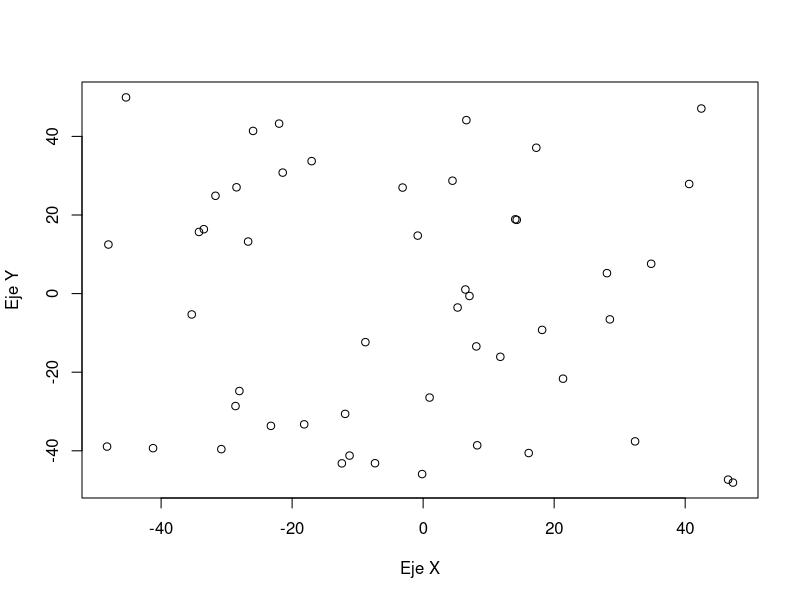
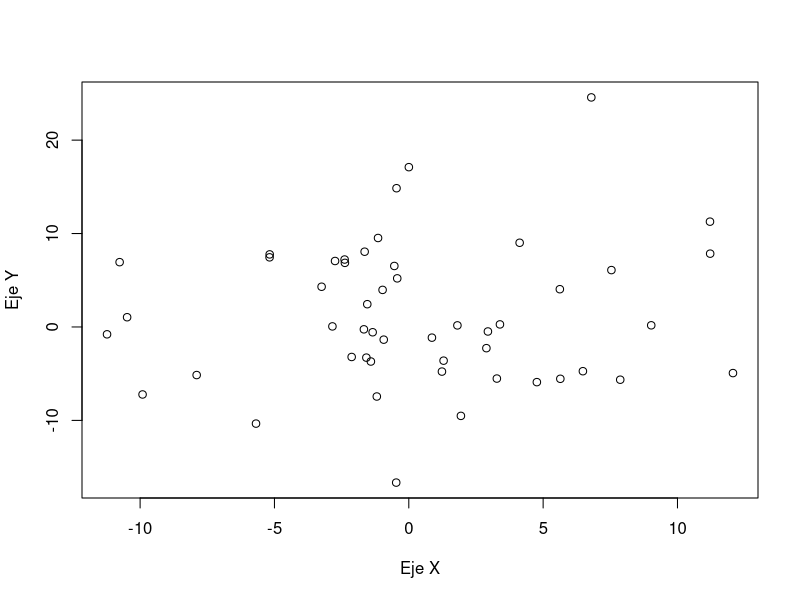
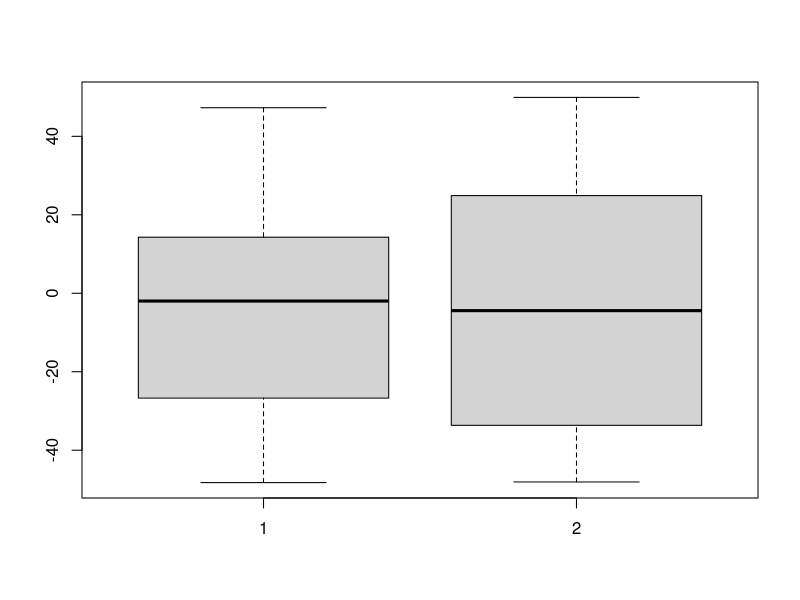
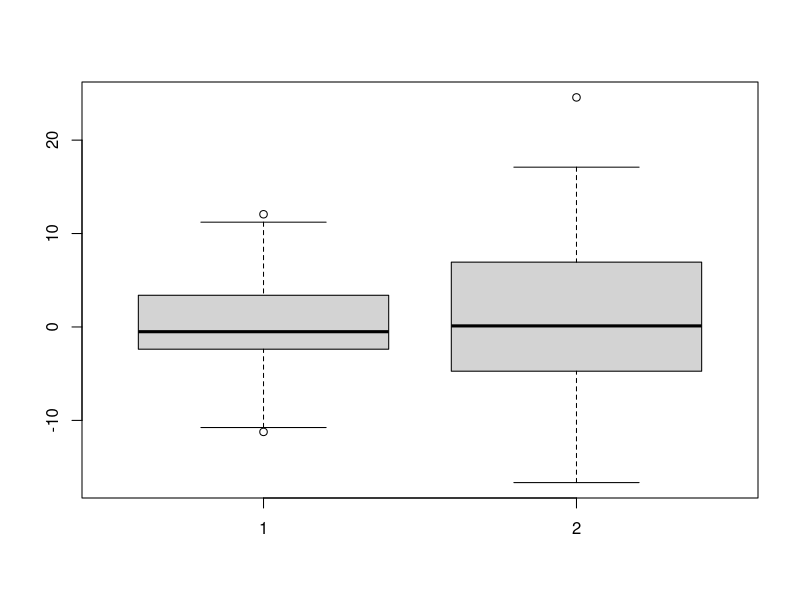
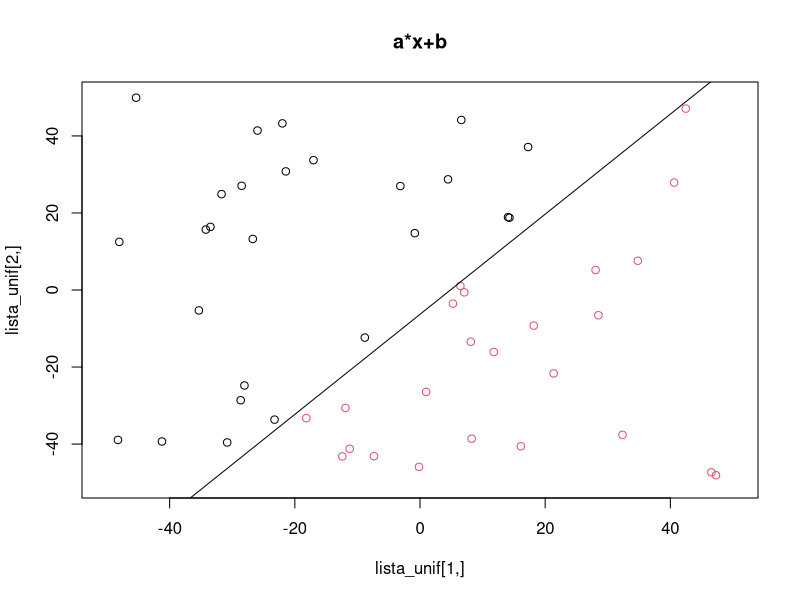
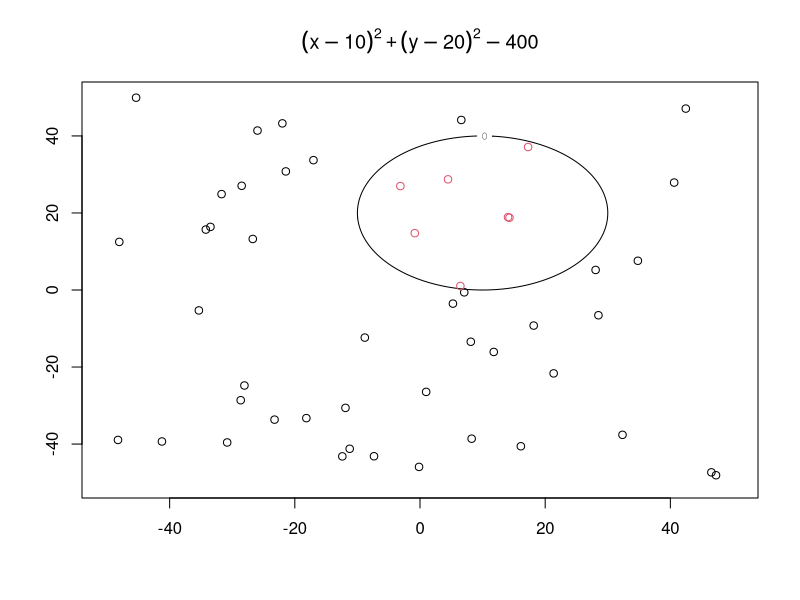
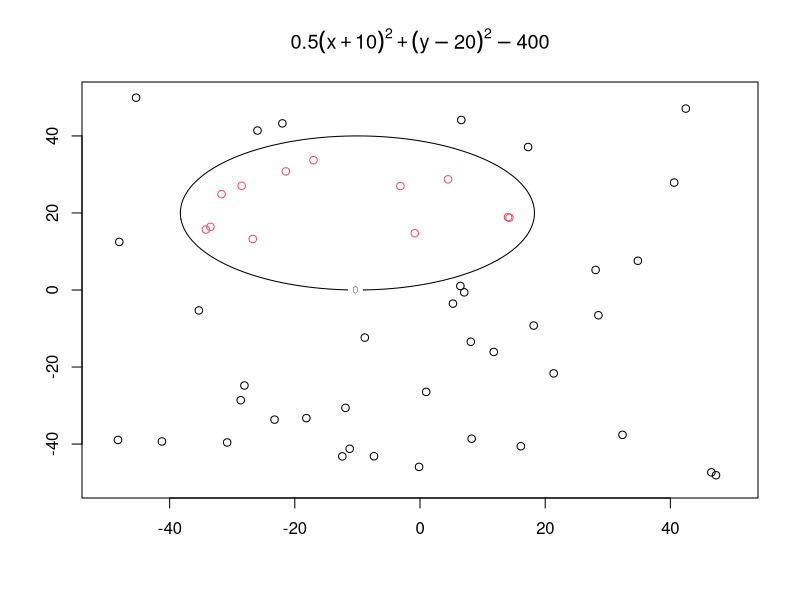
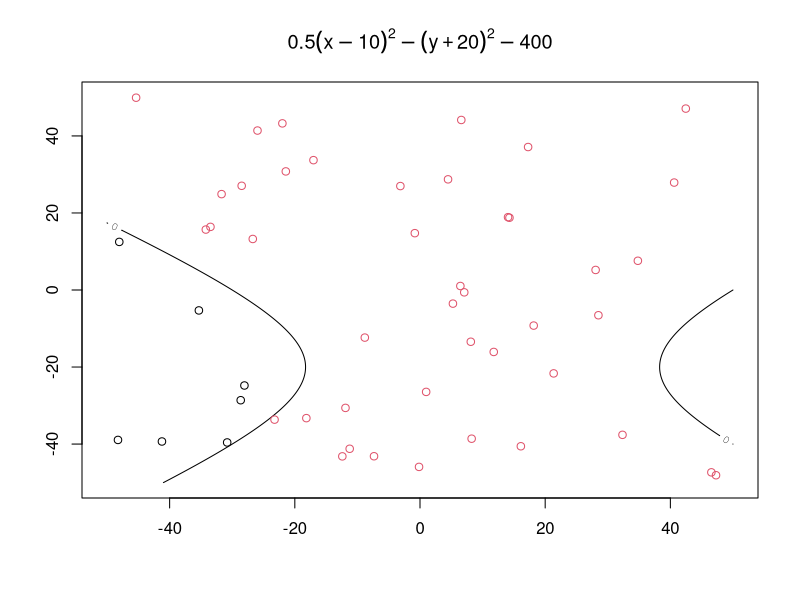

The R script that drew these images, in order:
## ---- chunk 1
simula_unif <- function(N, dim, rango){
  lista <- matrix(runif(N*dim, min =  rango[1], max = rango[2]), dim, N)
  return(lista)
}
## ---- chunk 2
simula_gauss <- function(N, dim, sigma){
  lista <- matrix(rnorm(N*dim, sd = sigma), dim, N)
  return(lista)
}
## ---- chunk 3
lista_unif <- simula_unif(50, 2, c(-50, 50))
lista_gauss <- simula_gauss(50, 2, c(5,7))
## ---- chunk 4
plot(lista_unif[1,], lista_unif[2,], xlab="Eje X", ylab="Eje Y")
plot(lista_gauss[1,],lista_gauss[2,], xlab="Eje X", ylab="Eje Y")
## ---- chunk 5
boxplot(lista_unif[1,],lista_unif[2,])
boxplot(lista_gauss[1,],lista_gauss[2,])

## ---- chunk 6
simula_recta <- function(intervalo){
  puntos <- simula_unif(2,2,intervalo)
  a <- (puntos[2,2]-puntos[2,1])/(puntos[1,2]-puntos[1,1])
  b <- puntos[2,1] - a * puntos[1,1]
  return(c(a,b))
}
## ---- chunk 7
intervalo = c(-50, 50)
coefs <- simula_recta(intervalo)
a <- coefs[1]
b <- coefs[2]

f <- function(X){
  return(X[2] - a*X[1] -b)
}


etiqueta = apply(lista_unif, 2, function(X) sign(f(X)))

plot.new()
plot.window(xlim=c(-50,50), ylim=c(-50,50))
axis(1)
axis(2)
box()
title(main="a*x+b", ylab = "lista_unif[2,]", xlab = "lista_unif[1,]")
points(lista_unif[1,etiqueta==-1], lista_unif[2,etiqueta==-1], col = 2)
points(lista_unif[1,etiqueta==1], lista_unif[2,etiqueta==1])
abline(b,a)
## ---- chunk 8
f_1 <- function(X){
  return((X[1] - 10)^2 + (X[2] - 20)^2 - 400)
}

etiqueta_1 = apply(lista_unif, 2, function(X) f_1(X) > 0)

x <- seq(-50,50,length=1000)
y <- seq(-50,50,length=1000)
z <- outer(x,y,function(x,y) (x - 10)^2 + (y - 20)^2 - 400)

contour(x,y,z, levels=0, main=expression((x-10)^2 + (y-20)^2 - 400))
points(lista_unif[1,etiqueta_1], lista_unif[2,etiqueta_1])
points(lista_unif[1,!etiqueta_1], lista_unif[2,!etiqueta_1],col=2)
## ---- chunk 9
f_2 <- function(X){
  return(0.5*(X[1] + 10)^2 + (X[2] - 20)^2 - 400)
}

etiqueta_2 = apply(lista_unif, 2, function(X) sign(f_2(X)))

x <- seq(-50,50,length=1000)
y <- seq(-50,50,length=1000)
z <- outer(x,y,function(x,y) 0.5*(x + 10)^2 + (y - 20)^2 - 400)

contour(x,y,z, levels=0, main=expression(0.5(x + 10)^2 + (y - 20)^2 - 400))
points(lista_unif[1,etiqueta_2==1], lista_unif[2,etiqueta_2==1])
points(lista_unif[1,etiqueta_2==-1], lista_unif[2,etiqueta_2==-1],col=2)
## ---- chunk 10
f_3 <- function(X){
  return(0.5*(X[1] - 10)^2 - (X[2] + 20)^2 - 400)
}

etiqueta_3 = apply(lista_unif, 2, function(X) sign(f_3(X)))

x <- seq(-50,50,length=1000)
y <- seq(-50,50,length=1000)
z <- outer(x,y,function(x,y) 0.5*(x - 10)^2 - (y + 20)^2 - 400)

contour(x,y,z, levels=0, main=expression( 0.5*(x - 10)^2 - (y + 20)^2 - 400))
points(lista_unif[1,etiqueta_3==1], lista_unif[2,etiqueta_3==1])
points(lista_unif[1,etiqueta_3==-1], lista_unif[2,etiqueta_3==-1],col=2)
## ---- chunk 11
f_4 <- function(X){
  return(X[2] - 20*X[1]^2- 5*X[1] + 3)
}

etiqueta_4 = apply(lista_unif, 2, function(X) sign(f_4(X)))

x <- seq(-50,50,length=1000)
y <- seq(-50,50,length=1000)
z <- outer(x,y,function(x,y) y - 20*x^2 - 5*x + 3)

contour(x,y,z, levels=0, main=expression(y - 20*x^2 - 5*x + 3))
points(lista_unif[1,etiqueta_4==1], lista_unif[2,etiqueta_4==1])
points(lista_unif[1,etiqueta_4==-1], lista_unif[2,etiqueta_4==-1],col=2)
## ---- chunk 12
modify_rnd_bool_subvector <- function(v, perc = 0.1){
  mod_v <- v
  
  if( length(which(v == 1)) >= 10){
    to_change <- sample(which(v == 1), 0.1*length(which(v == 1)) )
    mod_v[to_change] = -1
  }
  
  if( length(which(v == -1)) >= 10){
    to_change <- sample(which(v == -1), 0.1*length(which(v == -1)) )
    mod_v[to_change] = 1
  }
  
  return(mod_v)
}
## ---- chunk 13
etiqueta_mod <- modify_rnd_bool_subvector(etiqueta)

plot.new()
plot.window(xlim=c(-50,50), ylim=c(-50,50))
axis(1)
axis(2)
box()
title(main="a*x+b", ylab = "lista_unif[2,]", xlab = "lista_unif[1,]")
points(lista_unif[1,etiqueta_mod==1], lista_unif[2,etiqueta_mod==1])
points(lista_unif[1,etiqueta_mod==-1], lista_unif[2,etiqueta_mod==-1],col=2)
abline(b,a)
## ---- chunk 14
etiqueta_mod_1 <- modify_rnd_bool_subvector(etiqueta_1)

x <- seq(-50,50,length=1000)
y <- seq(-50,50,length=1000)
z <- outer(x,y,function(x,y) (x - 10)^2 + (y - 20)^2 - 400)

contour(x,y,z, levels=0, main=expression((x-10)^2 + (y-20)^2 - 400))
points(lista_unif[1,etiqueta_mod_1==1], lista_unif[2,etiqueta_mod_1==1])
points(lista_unif[1,etiqueta_mod_1==-1], lista_unif[2,etiqueta_mod_1==-1],col=2)
## ---- chunk 15
etiqueta_mod_2 <- modify_rnd_bool_subvector(etiqueta_2)

x <- seq(-50,50,length=1000)
y <- seq(-50,50,length=1000)
z <- outer(x,y,function(x,y) 0.5*(x + 10)^2 + (y - 20)^2 - 400)

contour(x,y,z, levels=0, main=expression(0.5(x + 10)^2 + (y - 20)^2 - 400))
points(lista_unif[1,etiqueta_mod_2==1], lista_unif[2,etiqueta_mod_2==1])
points(lista_unif[1,etiqueta_mod_2==-1], lista_unif[2,etiqueta_mod_2==-1],col=2)
## ---- chunk 16
etiqueta_mod_3 <- modify_rnd_bool_subvector(etiqueta_3)

x <- seq(-50,50,length=1000)
y <- seq(-50,50,length=1000)
z <- outer(x,y,function(x,y) 0.5*(x - 10)^2 - (y + 20)^2 - 400)

contour(x,y,z, levels=0, main=expression( 0.5*(x - 10)^2 - (y + 20)^2 - 400))
points(lista_unif[1,etiqueta_mod_3==1], lista_unif[2,etiqueta_mod_3==1])
points(lista_unif[1,etiqueta_mod_3==-1], lista_unif[2,etiqueta_mod_3==-1],col=2)
## ---- chunk 17
etiqueta_mod_4 <- modify_rnd_bool_subvector(etiqueta_4)

x <- seq(-50,50,length=1000)
y <- seq(-50,50,length=1000)
z <- outer(x,y,function(x,y) y - 20*x^2 - 5*x + 3)

contour(x,y,z, levels=0, main=expression(y - 20*x^2 - 5*x + 3))
points(lista_unif[1,etiqueta_mod_4==1], lista_unif[2,etiqueta_mod_4==1])
points(lista_unif[1,etiqueta_mod_4==-1], lista_unif[2,etiqueta_mod_4==-1],col=2)
## ---- chunk 18

ajusta_PLA <- function(datos, label, max_iter, vini){
  sol <- vini
  iter <- 0
  finished <- FALSE
  last_change <- -1
  
  while ( iter < max_iter && !finished){
    i <- iter%%length(label) +1
    x <- c(datos[,i],1)
    if( sign( crossprod(x,sol)) != label[i]){
      sol <- sol + label[i] * x
      last_change <- i
    }
    else{
      finished <- (i == last_change)
    }
    
    iter <- iter+1
  }
  
  sol <- sol/sol[2]
  return(sol)
}


plot.new()
plot.window(xlim=c(-50,50), ylim=c(-50,50))
axis(1)
axis(2)
box()
title(main="a*x+b", ylab = "lista_unif[2,]", xlab = "lista_unif[1,]")


sol_pla <- ajusta_PLA(lista_unif,etiqueta, 5000,rep(0,3))

## ---- chunk 19
points(lista_unif[1,etiqueta==-1], lista_unif[2,etiqueta==-1], col = 2)
points(lista_unif[1,etiqueta==1], lista_unif[2,etiqueta==1])

abline(-sol_pla[3], -sol_pla[1], col = 4)
abline(b, a, col=3) 
